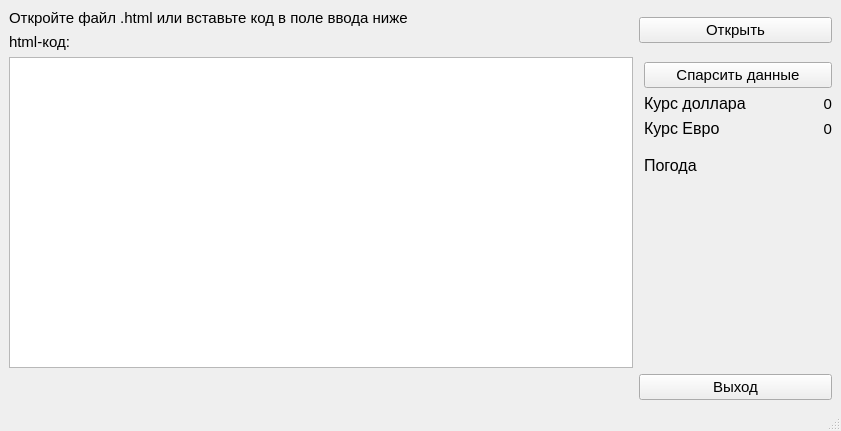
<?xml version="1.0" encoding="UTF-8"?>
<ui version="4.0">
 <class>MainWindow</class>
 <widget class="QMainWindow" name="MainWindow">
  <property name="geometry">
   <rect>
    <x>0</x>
    <y>0</y>
    <width>841</width>
    <height>431</height>
   </rect>
  </property>
  <property name="minimumSize">
   <size>
    <width>0</width>
    <height>0</height>
   </size>
  </property>
  <property name="maximumSize">
   <size>
    <width>919</width>
    <height>16777215</height>
   </size>
  </property>
  <property name="windowTitle">
   <string>MainWindow</string>
  </property>
  <widget class="QWidget" name="centralwidget">
   <layout class="QGridLayout" name="gridLayout">
    <item row="0" column="0">
     <layout class="QVBoxLayout" name="verticalLayout">
      <item>
       <widget class="QLabel" name="label">
        <property name="font">
         <font>
          <pointsize>11</pointsize>
         </font>
        </property>
        <property name="text">
         <string>Откройте файл .html или вставьте код в поле ввода ниже</string>
        </property>
       </widget>
      </item>
      <item>
       <widget class="QLabel" name="label_2">
        <property name="font">
         <font>
          <pointsize>11</pointsize>
         </font>
        </property>
        <property name="text">
         <string>html-код:</string>
        </property>
       </widget>
      </item>
     </layout>
    </item>
    <item row="0" column="1">
     <widget class="QPushButton" name="pushButton_2">
      <property name="font">
       <font>
        <pointsize>11</pointsize>
        <italic>false</italic>
        <underline>false</underline>
       </font>
      </property>
      <property name="text">
       <string>Открыть</string>
      </property>
     </widget>
    </item>
    <item row="5" column="1">
     <widget class="QPushButton" name="pushButton">
      <property name="font">
       <font>
        <pointsize>11</pointsize>
       </font>
      </property>
      <property name="text">
       <string>Выход</string>
      </property>
     </widget>
    </item>
    <item row="1" column="0">
     <widget class="QPlainTextEdit" name="plainTextEdit"/>
    </item>
    <item row="1" column="1">
     <layout class="QVBoxLayout" name="verticalLayout_2">
      <property name="leftMargin">
       <number>5</number>
      </property>
      <property name="topMargin">
       <number>5</number>
      </property>
      <item>
       <widget class="QPushButton" name="pushButton_3">
        <property name="font">
         <font>
          <pointsize>11</pointsize>
         </font>
        </property>
        <property name="text">
         <string>Спарсить данные</string>
        </property>
       </widget>
      </item>
      <item>
       <layout class="QHBoxLayout" name="horizontalLayout">
        <item>
         <widget class="QLabel" name="label_4">
          <property name="font">
           <font>
            <pointsize>12</pointsize>
           </font>
          </property>
          <property name="text">
           <string>Курс доллара</string>
          </property>
         </widget>
        </item>
        <item>
         <widget class="QLabel" name="label_usd">
          <property name="minimumSize">
           <size>
            <width>80</width>
            <height>0</height>
           </size>
          </property>
          <property name="font">
           <font>
            <pointsize>11</pointsize>
           </font>
          </property>
          <property name="layoutDirection">
           <enum>Qt::LeftToRight</enum>
          </property>
          <property name="text">
           <string>0</string>
          </property>
          <property name="alignment">
           <set>Qt::AlignRight|Qt::AlignTrailing|Qt::AlignVCenter</set>
          </property>
         </widget>
        </item>
       </layout>
      </item>
      <item>
       <layout class="QHBoxLayout" name="horizontalLayout_2">
        <item>
         <widget class="QLabel" name="label_5">
          <property name="font">
           <font>
            <pointsize>12</pointsize>
           </font>
          </property>
          <property name="text">
           <string>Курс Евро</string>
          </property>
         </widget>
        </item>
        <item>
         <widget class="QLabel" name="label_euro">
          <property name="font">
           <font>
            <pointsize>11</pointsize>
           </font>
          </property>
          <property name="layoutDirection">
           <enum>Qt::LeftToRight</enum>
          </property>
          <property name="text">
           <string>0</string>
          </property>
          <property name="alignment">
           <set>Qt::AlignRight|Qt::AlignTrailing|Qt::AlignVCenter</set>
          </property>
         </widget>
        </item>
       </layout>
      </item>
      <item>
       <layout class="QHBoxLayout" name="horizontalLayout_3">
        <item>
         <widget class="QLabel" name="label_7">
          <property name="sizePolicy">
           <sizepolicy hsizetype="Maximum" vsizetype="Preferred">
            <horstretch>0</horstretch>
            <verstretch>0</verstretch>
           </sizepolicy>
          </property>
          <property name="font">
           <font>
            <pointsize>12</pointsize>
           </font>
          </property>
          <property name="text">
           <string>Погода</string>
          </property>
         </widget>
        </item>
        <item>
         <layout class="QVBoxLayout" name="verticalLayout_6">
          <item>
           <widget class="QLabel" name="label_temp">
            <property name="font">
             <font>
              <pointsize>13</pointsize>
              <weight>75</weight>
              <bold>true</bold>
             </font>
            </property>
            <property name="text">
             <string/>
            </property>
            <property name="alignment">
             <set>Qt::AlignCenter</set>
            </property>
           </widget>
          </item>
          <item>
           <widget class="QLabel" name="label_humidity">
            <property name="font">
             <font>
              <pointsize>11</pointsize>
             </font>
            </property>
            <property name="text">
             <string/>
            </property>
            <property name="alignment">
             <set>Qt::AlignRight|Qt::AlignTrailing|Qt::AlignVCenter</set>
            </property>
           </widget>
          </item>
         </layout>
        </item>
       </layout>
      </item>
      <item>
       <spacer name="verticalSpacer">
        <property name="orientation">
         <enum>Qt::Vertical</enum>
        </property>
        <property name="sizeHint" stdset="0">
         <size>
          <width>20</width>
          <height>40</height>
         </size>
        </property>
       </spacer>
      </item>
     </layout>
    </item>
   </layout>
  </widget>
  <widget class="QMenuBar" name="menubar">
   <property name="geometry">
    <rect>
     <x>0</x>
     <y>0</y>
     <width>841</width>
     <height>20</height>
    </rect>
   </property>
  </widget>
  <widget class="QStatusBar" name="statusbar"/>
 </widget>
 <resources/>
 <connections/>
</ui>
